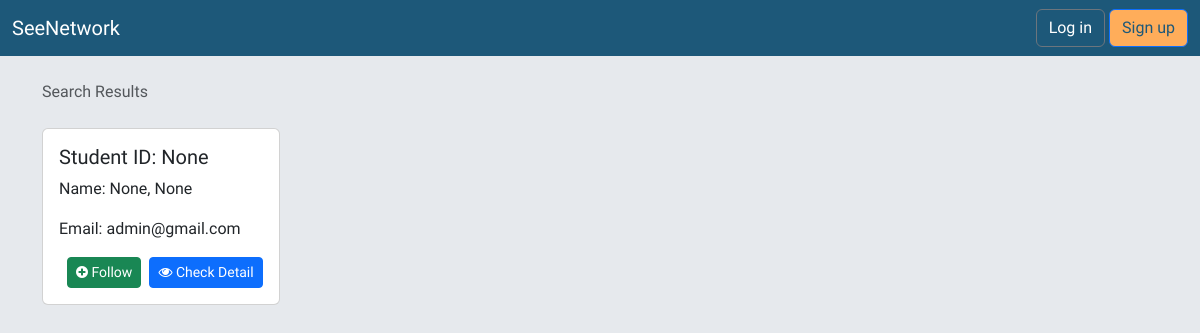
The app's page /search/ with its own data.
### accounts/models.py (models this page shows, shortened)
class CustomUser(AbstractUser):
    student_id = models.CharField(max_length=10, unique=True, blank=True, null=True)
    first_name = models.CharField(max_length=30, blank=True, null=True)
    last_name = models.CharField(max_length=30, blank=True, null=True)
    nick_name = models.CharField(max_length=30, blank=True, null=True)
    gender = models.CharField(max_length=1, default='n', choices=Gender.choices)
    department = models.CharField(max_length=10, blank=True, null=True, choices=Department.choices)
    slug = models.SlugField(max_length=25, verbose_name='User Slug', unique=True)
    class Meta:
        verbose_name = 'User'
        verbose_name_plural = 'Users'

### network/views.py (the view)
# urls.py: path('search/', views.search_users, name='search_users'),
def search_users(request):
    query = request.GET.get('q', '')
    user=request.user
    results = User.objects.filter(Q(username__icontains=query) | Q(first_name__icontains=query) | Q(last_name__icontains=query) | Q(nick_name__icontains=query) | Q(email__icontains=query) | Q(student_id__icontains=query)).exclude(id=user.id)
    request_has_sent = list()
    friends = list()
    for result in results:
        if FriendRequest.objects.filter(sender=user.id, receiver=result.id, status="pending").first():
            request_has_sent.append(result)
        if Relationship.objects.filter(user=user.id, friend=result.id).first():
            friends.append(result)
    return render(
            request,
            'search_results.html',
            {
                'results': results,
                'query': query,
                'request_has_sent': request_has_sent,
                'friends': friends,
                })

### templates/search_results.html (shortened to what this page needs)
{% extends 'base.html' %}
{% block breadcrumb %}
  <li class="breadcrumb-item active">Search Results</li>
{% endblock %}
{% block content %}
  {% if results %}
    <div class="card-group">
      {% for user in results %}
        <form id="search-result-{{user.id}}" method="post" action="{% url 'send_friend_request' user.id%}">
          {% include 'includes/choice_relation.html' %}
        </form>
      {% endfor %}
    </div>
  {% endif %}
{% endblock %}

### templates/includes/choice_relation.html
<div class="card mb-3">
    <div class="card-body">
        <h5 class="card-title">Student ID: {{ user.student_id }}</h5>
        <p class="card-text">Name: {{ user.first_name }}, {{ user.last_name }}</p>
        <p class="card-text">Email: {{ user.email }}</p>
        <div id="friend-request" class="d-flex align-items-center">
            <button id="friend-request-button-{{user.id}}" type="button" onclick="friendRequest({{user.id}})" class="btn btn-success btn-sm ms-2">
                <i id="friend-request-icon-{{user.id}}" class="fa fa-plus-circle"></i><span id="friend-request-text-{{user.id}}"> {% if user in request_has_sent %} Unfollow {% else %} Follow {% endif %}</span>
            </button>
            <a href="{% url 'profile_view' user.slug  %}" class="btn btn-primary btn-sm ms-2" role="button">
                <i class="fa fa-eye"></i> Check Detail
            </a>
        </div>
    </div>
</div>

### static/css/dark-light.css (style rules this page uses)
@media (prefers-color-scheme: light) { body { background: #809DA5; } }

### static/css/nav.css (style rules this page uses)
body { font-family: "Roboto", sans-serif; background: #E6E9ED; min-height: 100vh; position: relative; }

### templates/base.html (style rules this page uses)
body { font-family: 'sans-hant'; }

### records on screen
CustomUser: student_id "None", first_name "None", last_name "None", email "admin@gmail.com"
